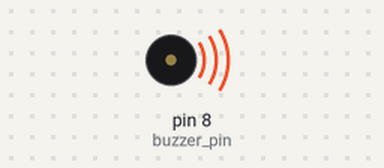
Bench run of a sketch on a simulated Arduino Nano, built with avr-gcc and run on an emulated ATmega328P. On the bench: buzzer (waves = sounding).

Above: at 0.3 s.
At 14.2 s:
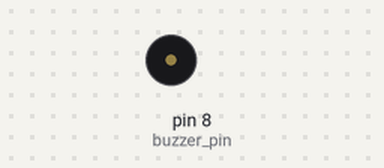
Timing chart, 0 to 18.6 s (numbered marks = the images above):
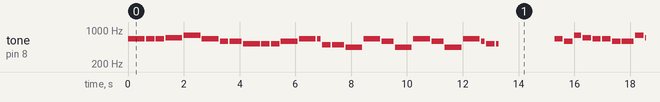

Measured:
- by itself, tone on pin 8 (buzzer_pin): plays 659 Hz for 0.60 s, 659 Hz for 0.30 s, 659 Hz for 0.30 s, 698 Hz for 0.60 s, 784 Hz for 0.60 s, 659 Hz for 0.60 s … (257 notes in this stretch)

The sketch:

BUCHOONGBAN.ino
```cpp
/*------------音符对应蜂鸣器频率------------*/

#define B0  31
#define C1  33
#define CS1 35
#define D1  37
#define DS1 39
#define E1  41
#define F1  44
#define FS1 46
#define G1  49
#define GS1 52
#define A1  55
#define AS1 58
#define B1  62
#define C2  65
#define CS2 69
#define D2  73
#define DS2 78
#define E2  82
#define F2  87
#define FS2 93
#define G2  98
#define GS2 104
#define A2  110
#define AS2 117
#define B2  123
#define C3  131
#define CS3 139
#define D3  147
#define DS3 156
#define E3  165
#define F3  175
#define FS3 185
#define G3  196
#define GS3 208
#define A3  220
#define AS3 233
#define B3  247
#define C4  262
#define CS4 277
#define D4  294
#define DS4 311
#define E4  330
#define F4  349
#define FS4 370
#define G4  392
#define GS4 415
#define A4  440
#define AS4 466
#define B4  494
#define C5  523
#define CS5 554
#define D5  587
#define DS5 622
#define E5  659
#define F5  698
#define FS5 740
#define G5  784
#define GS5 831
#define A5  880
#define AS5 932
#define B5  988
#define C6  1047
#define CS6 1109
#define D6  1175
#define DS6 1245
#define E6  1319
#define F6  1397
#define FS6 1480
#define G6  1568
#define GS6 1661
#define A6  1760
#define AS6 1865
#define B6  1976
#define C7  2093
#define CS7 2217
#define D7  2349
#define DS7 2489
#define E7  2637
#define F7  2794
#define FS7 2960
#define G7  3136
#define GS7 3322
#define A7  3520
#define AS7 3729
#define B7  3951
#define C8  4186
#define CS8 4435
#define D8  4699
#define DS8 4978

#define buzzer_pin 8 //定义蜂鸣器引脚

/*------------定义歌曲音调的数组------------*/

int notes[] = {
  E5, E5, E5, F5, G5,
  E5, D5, D5,
  C5,C5,C5,D5,E5,
  E5,B4,B4,
  A4,E5,D5,
  A4,E5,D5,
  A4,E5,D5,C5,
  C5,
  0,0,0,E5,D5,
  G5,F5,E5,
  E5,D5,D5,G5,F5,
  E5,F5,G5,E5,
  D5,0,C5,
  A4,E5,D5,C5,
  G5,D5,C5,C5,
  F5,E5,F5,E5,C5,
  F5,E5,F5,E5,C5,D5,
  C5,
  0,0,0,0,
};

/*------------定义歌曲节奏的数组------------*/

byte beats[] = {
  200,100,100,200,200,
  200,100,400,
  200,100,100,200,200,
  300,100,400,
  200,200,400,
  200,200,400,
  200,200,300,100,
  800,
  200,200,200,100,100,
  600,100,100,
  100,100,400,100,100,
  200,100,200,200,
  600,100,100,
  200,200,200,100,
  200,100,100,400,
  100,100,100,100,400,
  100,100,100,100,200,100,
  800,
  200,200,200,200,
};

void setup() {
  pinMode(buzzer_pin, OUTPUT); //定义蜂鸣器引脚为输出状态
}

void loop() {
  for ( int i = 0; i < 61; i++) {

/*------------设置i在歌曲长度内递增，这样就能逐一执行数组中的数据------------*/

    tone(buzzer_pin, notes[i]); //播放音乐
    delay(beats[i]*3); //播放间隔

    noTone(buzzer_pin);
    delay(50);
  }
}
```
